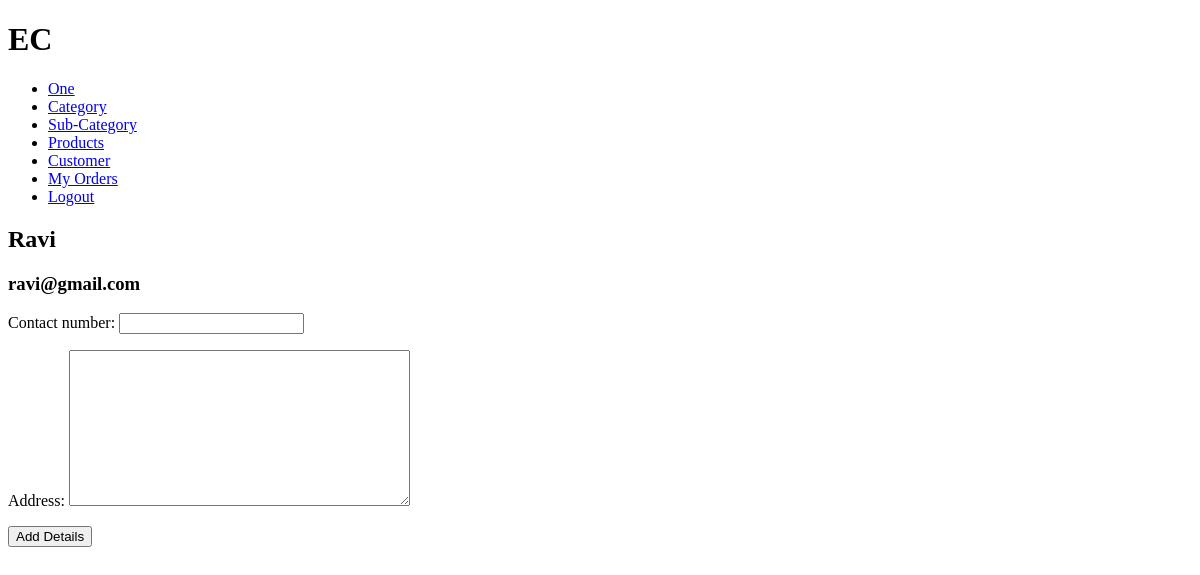
/create-customer/ (signed in), run on an earlier commit of the app's database.
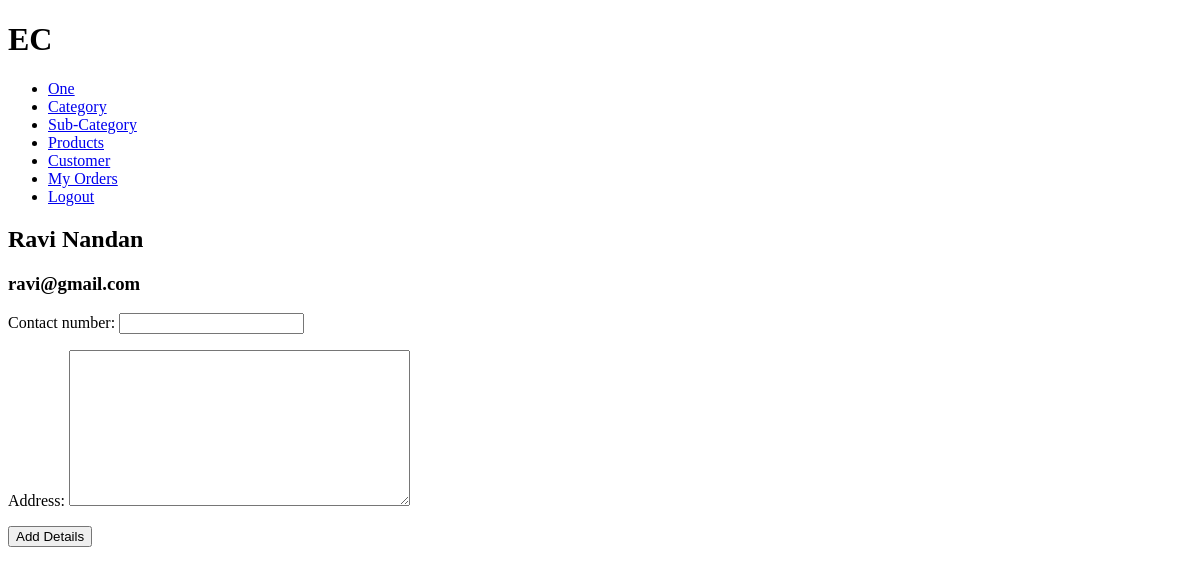
And on a later commit of the database.
### base/models.py (models this page shows, shortened)
class CustomUser(AbstractUser):
    name = models.CharField(max_length=30, blank=True, null=True)
    email = models.EmailField(max_length=50, unique=True)
    username = models.CharField(max_length=10, blank=True, null=True)
    created_at = models.DateTimeField(auto_now_add=True)
    updated_at = models.DateTimeField(auto_now=True)
    deleted_at = models.DateTimeField(null=True, blank=True)
    USERNAME_FIELD = "email"
    REQUIRED_FIELDS = ["name"]
    objects = UserManager()
    class Meta:
        ordering = ["id"]

### base/views.py (the view)
# urls.py: path("create-customer/", views.createCustomerView, name="create-customer"),
@login_required(login_url="login")
def createCustomerView(request):
    user = request.user
    if request.method == "POST":
        form = CustomerForm(request.POST)
        if form.is_valid():
            customer = form.save(commit=False)
            customer.user = user
            customer.save()
            return redirect("customer")
    else:
        form = CustomerForm()
    context = {"form": form, "user":user}
    return render(request, "base/customer/create_customer.html", context)

### base/forms.py
class CustomerForm(ModelForm):
    class Meta:
        model = Customer
        fields = ["contact_number","address"]

### base/templates/base/customer/create_customer.html (shortened to what this page needs)
{% extends "main.html" %}
{% block content %}
<div>
    <h2>{{user.name}}</h2>
    <h3>{{user.email}}</h3>
    <form method="POST">
        {{ form.as_p }}
        <button type="submit">Add Details</button>
    </form>
</div>
{% endblock content %}

What changed in the data, as far as the page shows it:
changed CustomUser "ravi@gmail.com": name "Ravi" → "Ravi Nandan"
